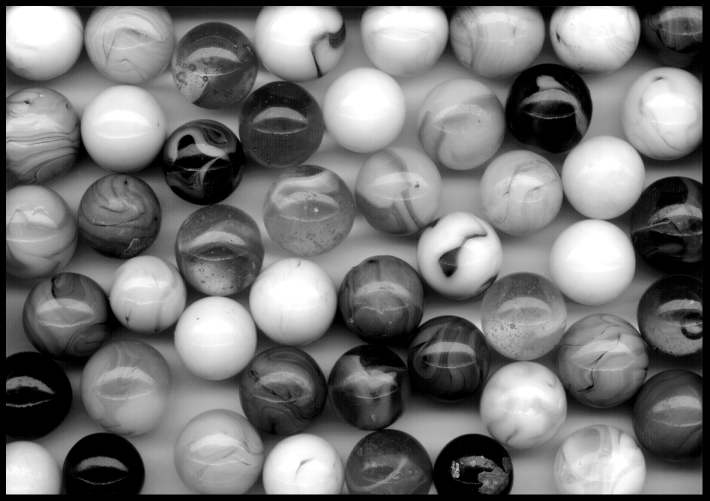
%> input picture gmarbles.tif, 1419 x 1001 px (shown at 1/2 size)
$ octave main.m   (GNU Octave 9; MATLAB toolbox functions it lacks are replaced by stand-ins)
%> lines starting %> are read from the running program, lines starting %| are printed output that depends on the picture
### blockDCT.m
function DCT_Blocks = blockDCT(gmarbles_divided,C8,C8t)

%Where gmarble_divided is the image divided to 8*8 matrices

DCT_Blocks = cellfun(@(x) round(C8 * double(x) *C8t),gmarbles_divided,'UniformOutput',false);

### quantize_cell.m
function Quantized_Cell = quantize_cell (r,DCTQ,DCT_Blocks)
Quantized_Cell = DCT_Blocks;
T=r*DCTQ;
[i,j] = size(DCT_Blocks);
for Icounter = 1:1:i

    for Jcounter= 1:1:j

        Quantized_Cell{Icounter,Jcounter} =round(  DCT_Blocks{Icounter,Jcounter}./T)   ;
    end
end

### decode_cell.m
function decode_cell= decode_cell(r,DCTQ,DCT_Blocks)

decode_cell = DCT_Blocks;
T=r*DCTQ;
[i,j] = size(DCT_Blocks);
for Icounter = 1:1:i

    for Jcounter= 1:1:j

        decode_cell{Icounter,Jcounter} = DCT_Blocks{Icounter,Jcounter}.*T   ;
    end

end

### main.m
%%
clear;clc;
%PART 1.2 (DONE)
%Pre-calculating C8 using Equation (2)
N=8;
for r = 0:N-1
    for k = 0:N-1
        if k==0
           uk=sqrt(1/N);
        else
           uk=sqrt(2/N);
        end
        C8(k+1,r+1)=uk*cos(3.14*k*(r+0.5)/N);
    end
end
C8t=transpose(C8);
C8inv=inv(C8);
%Comment : Transpose is equal to the Index
%%
%PART 2.1.1 (DONE)
%Split the image to 8*8 matrices
gmarbles = imread('gmarbles.tif');
%> gmarbles is the input picture: size 1001x1419 uint8; min 0, max 255, mean 117.7
%
figure;
colormap(gray(256));
image(gmarbles);
axis image;
%
s=size(gmarbles);
%> s = [1001 1419]
gmarbles = padarray(gmarbles,[7 5],0,'post');
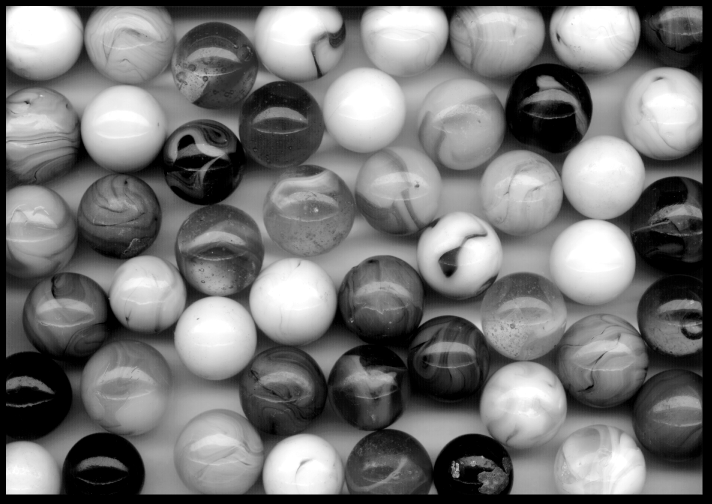
%> gmarbles: size 1008x1424 uint8 (shown at 1/2 size); min 0, max 255, mean 116.5
s3=size(gmarbles);
%> s3 = [1008 1424]
gmarbles_divided = mat2cell(gmarbles,8*ones(1,size(gmarbles,1)/8),8*ones(1,size(gmarbles,2)/8));
%%
%PART 2.2 (DONE)
%Here we make DCT for each matrix in the cell
DCT_Blocks = blockDCT(gmarbles_divided,C8,C8t);
%> in blockDCT, `DCT_Blocks = cellfun(@(x) round(C8 * double(x) *C8t),gmarbles_divided,..`: DCT_Blocks = 22428 items
%> DCT_Blocks = 22428 items
%%
%PART 2.3.1
%
DCTQ=[16 11 10 16 24 40 51 61;
      12 12 14 19 26 58 60 55;
      14 13 16 24 40 57 69 56;
      14 17 22 29 51 87 80 62;
      18 22 37 56 68 109 103 77;
      24 35 55 64 81 194 113 92;
      49 64 78 87 103 121 120 101;
      72 92 95 98 121 100 103 99];
%Scaling factor => r
r = 1 ;
quantizedImage = quantize_cell (r,DCTQ,DCT_Blocks);
%> in quantize_cell, `[i,j] = size(DCT_Blocks);`: i = 126; j = 178
%> the loop in quantize_cell, `for Icounter = 1:1:i` made 126 passes
%> quantizedImage = 22428 items

%%
%PART 3.1.1(DONE)
decodedImage = decode_cell(r,DCTQ,quantizedImage);
%> the loop in decode_cell, `for Icounter = 1:1:i` made 126 passes
%> decodedImage = 22428 items

%%
%PART 3.2.1 (DONE)
%Inverse function using the same DCT function just switching the C8 and C8t
Inverse_DCT_Blocks = blockDCT(decodedImage,C8t,C8);
%> Inverse_DCT_Blocks = 22428 items
%%
%PART 3.3 (Done)

compressedImage = uint8(cell2mat(Inverse_DCT_Blocks));
figure
colormap(gray(256));
image(compressedImage)
